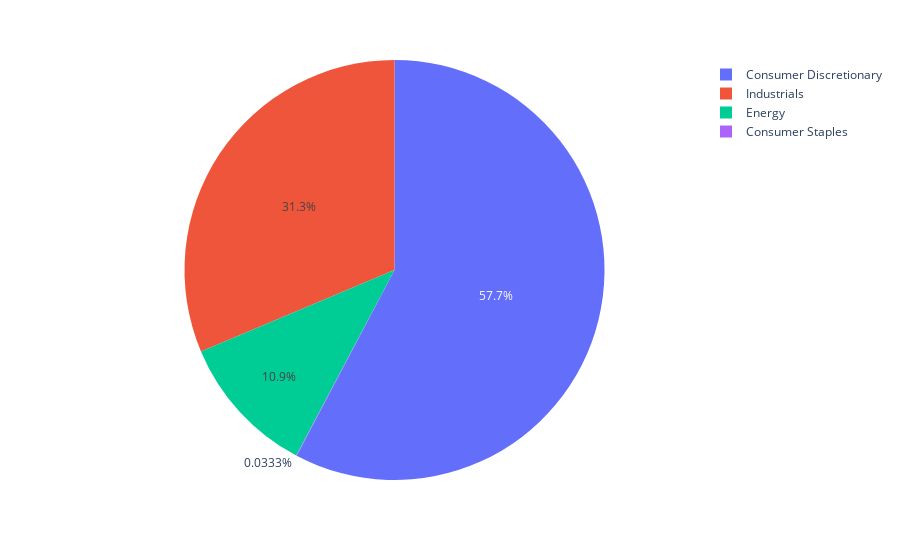

Notebook cell for this chart:
### Code cell
px.pie(transactions.join(df.select(pl.exclude('symbol'), pl.col('symbol').alias('Ticker')), on='Ticker').select('sector', 'Quantity').group_by('sector').sum().to_pandas(), values = 'Quantity', names='sector')

### Figure 1 — Plotly figure (JSON) as saved in the notebook; plotly's stock layout.template omitted (floating-point values rounded to 4 significant figures)
{"data": [{"domain": {"x": [0, 1], "y": [0, 1]}, "hovertemplate": "sector=%{label}<br>Quantity=%{value}<extra></extra>", "labels": ["Consumer Staples", "Energy", "Consumer Discretionary", "Industrials"], "legendgroup": "", "name": "", "showlegend": true, "type": "pie", "values": [113, 37040, 195985, 106424]}], "layout": {"legend": {"tracegroupgap": 0}, "margin": {"t": 60}}}
